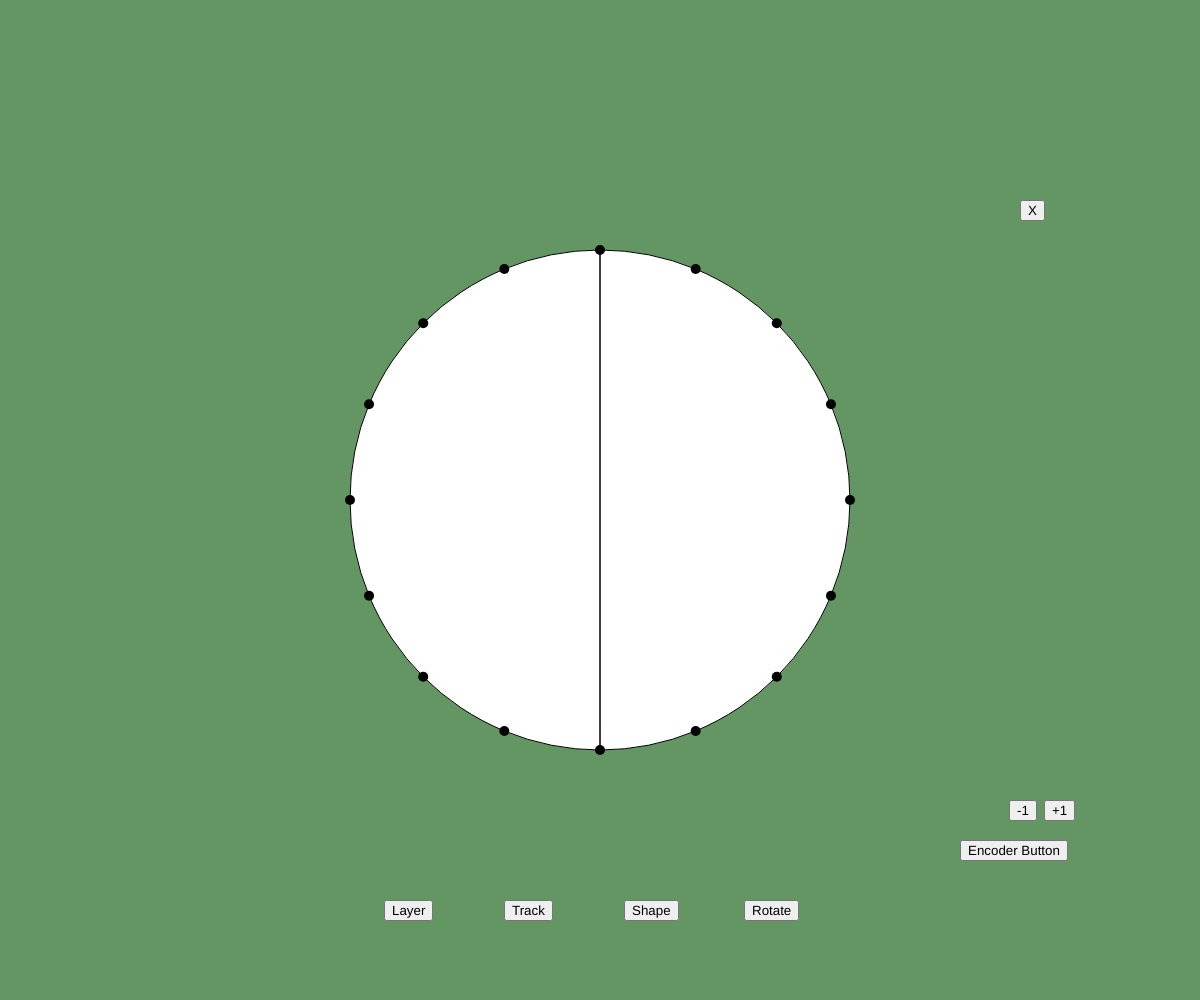
Frame 1 (no input)
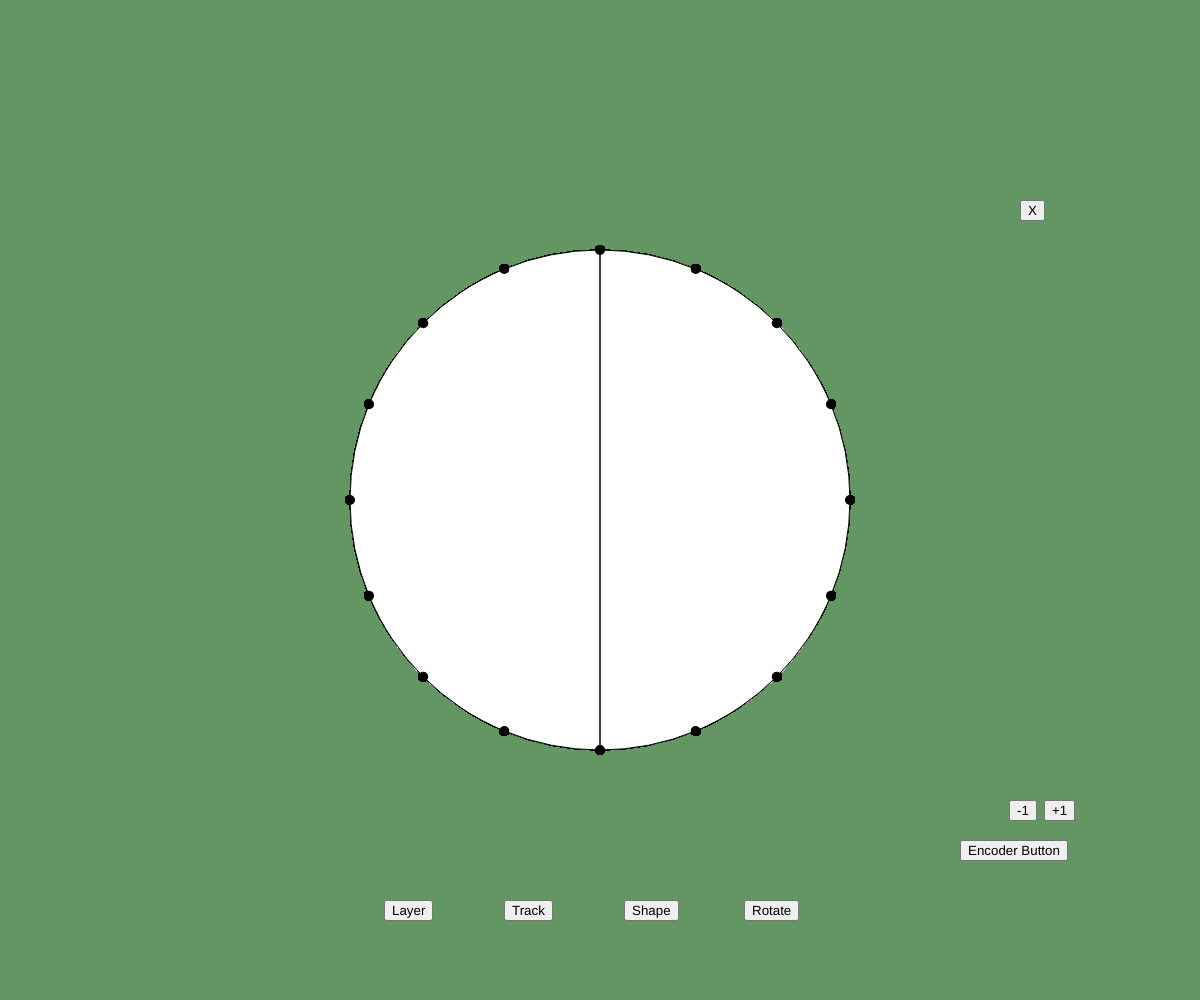
Frame 60 (no input)
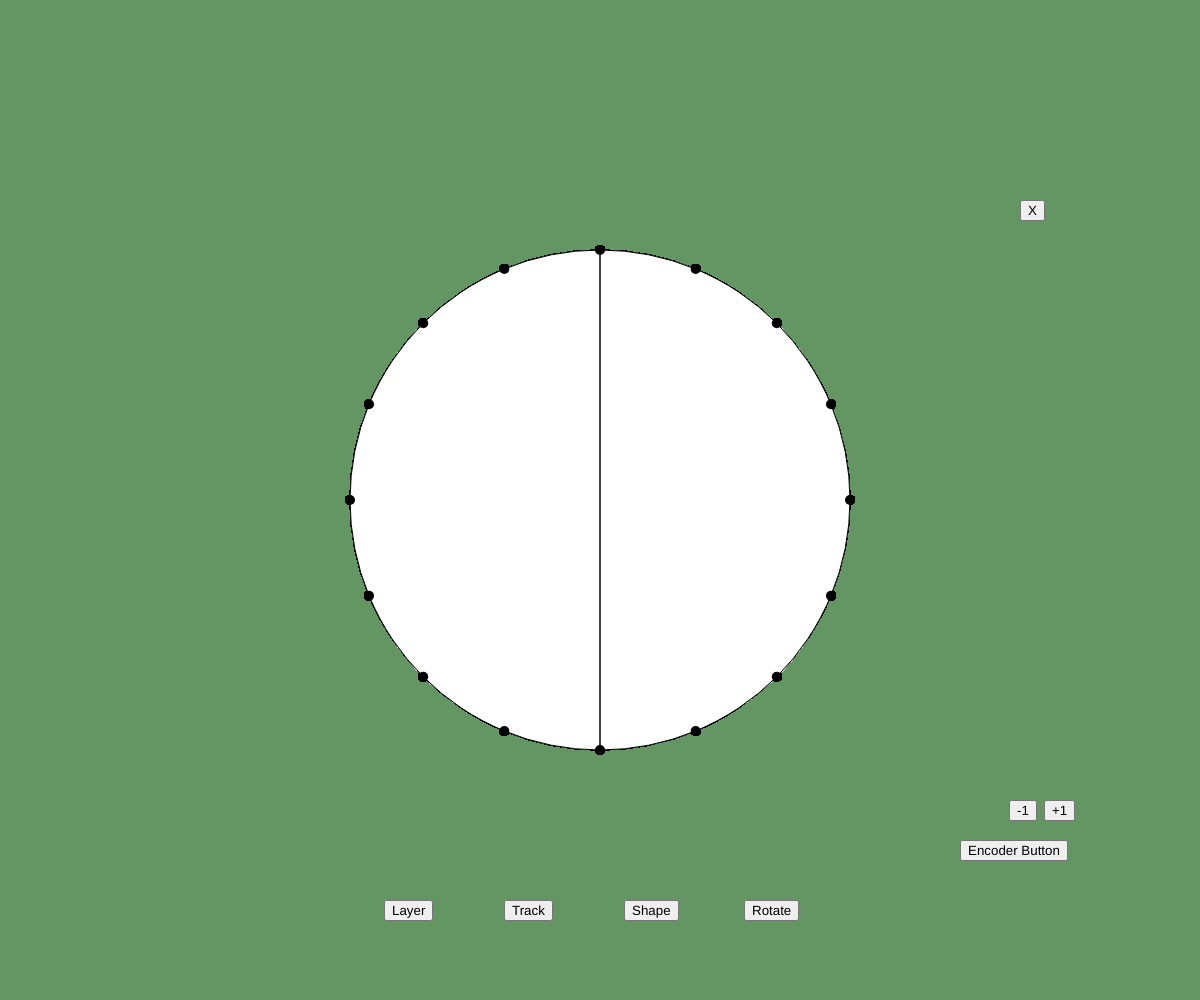
Frame 120 (the mouse pressed at the canvas centre since frame 60)

The p5.js sketch that drew these frames (run headless with seeded random() and noise() and a simulated clock; from frame 60 on, the mouse is pressed at the canvas centre):

// p5.js sketch
// ── sketch.js
var instrumentMode // if this variable is = 0 we are outside the mode selection, if = 1 we are in 'layer mode', if = 2 we are in 'track_selection mode', if = 3 we are in 'change_shape_mode', if = 4 we are in 'rotation mode', if = 5 we are in 'note mode', if = 6 we are in 'sample mode', if = 7 we are in custom shape mode;

let degree = 0

var myTimeout
var layerNumber = 1
var kindOfShape = 0
var selectedShape = 0
var selectedShape2 = 0
var maxNumShapes = 1
var maxNumShape2 = 1
var numCustShapes = 0
var canvas
var firstLayerLandW = 500
//var vertices = [];
//var vertices2 = [];
var buttonsx
var buttondx
var slider
var buttonNC
//var NewCircle;
var buttonShape
var buttonRotate
//var radiusx;
//var radiusy;
var nGrain = 16
//var nGrain2 = 16;
//var x = 400;
//var y = 400;
var currentGrain = 0
var currentGrain2 = 0

var rot1 = new Array(maxNumShapes)
var shp1 = new Array(maxNumShapes)

var rot2 = new Array(maxNumShape2)
var shp2 = new Array(maxNumShape2)


function initializeArrays() {
    for (i = 0; i < rot1.length; i++) {
        rot1[i] = 0
    }

    for (i = 0; i < rot2.length; i++) {
        rot2[i] = 0
    }

    for (i = 0; i < shp1.length; i++) {
        shp1[i] = i
    }

    for (i = 0; i < shp2.length; i++) {
        shp2[i] = i
    }
}

initializeArrays()


//SHAPES' DATABASE

//this is the array whose dimension is the maximum number of tracks we want to have --> maxNumberShapes <--, and for each track selects a specific shape. e.g. polygon_array_ALL[1][2] selects,given a number of grains nGrain, the third shape -a triangle- for the second track.


let polygon_array = new Array(nGrain - 1)
let polygon_array_c = new Array() // custom polygon array
let polygon_array2 = new Array(nGrain - 1)

//LOOP TO GENERATE DIFFERENT SHAPES
for (i = 2; i <= nGrain; i++) { //starts from 2 since we need a line as the simplest shape possible
    polygon_array[i - 2] = new Array(i)
    for (h = 0; h < polygon_array[i - 2].length; h++) {
        polygon_array[i - 2][h] = Math.round(nGrain * h / polygon_array[i - 2].length)
    }
}

for (i = 2; i <= nGrain; i++) { //starts from 2 since we need a line as the simplest shape possible
    polygon_array2[i - 2] = new Array(i)
    for (h = 0; h < polygon_array2[i - 2].length; h++) {
        polygon_array2[i - 2][h] = Math.round(nGrain * h / polygon_array2[i - 2].length)
    }
}


//UPDATE ARRAYS
function updateArrays() {
    // this is the rotation array, containing all the rotation indexes for just the FIRST layer. Its length is equal to the maximum number of shapes created in the related layer.
    rot1.push(0)

    if (layerNumber == 2) {
        rot2.push(0)
    }


    //kind of shape index array relative to the first layer. here are stored the kind of shape of tracks. i set up this number to be 1,2,3...maxNumofShapes just to make the user distinguish between and avoid graphic overlap.

    if (instrumentMode == 2) {
        shp1.push(maxNumShapes - 1)
    }

    if (instrumentMode == 2 && layerNumber == 2) {
        shp2.push(maxNumShape2 - 1)
    }

    selectedShape = maxNumShapes
    selectedShape2 = maxNumShape2

    /*if (instrumentMode == 7) {
    shp1.push(polygon_array.length)
    }*/

}

//SETUP
function setup() {
    canvas = createCanvas(windowWidth, windowHeight)
    background(100, 150, 100)


    //buttons
    buttondx = createButton("+1")
    buttondx.position(width * 0.87, height * 0.8)

    buttonsx = createButton("-1")
    buttonsx.position(width * 0.87 - 35, height * 0.8)

    buttonenc = createButton("Encoder Button")
    buttonenc.position(width * 0.8, height * 0.84)


    buttondx.mousePressed(encoderInc)
    buttonsx.mousePressed(encoderDec)
    buttonenc.mousePressed(encoderButt)

    buttoncust = createButton("X")
    buttoncust.position(width * 0.85, height * 0.2)
    buttoncust.mousePressed(deleteShape)


    //button new Circle
    buttonNC = createButton("Layer")
    buttonNC.position(width * 0.32, height * 0.9)
    noFill()
    buttonNC.mousePressed(createNewLayer)

    //button Track
    buttonShape = createButton("Track")
    buttonShape.position(width * 0.42, height * 0.9)
    buttonShape.mousePressed(selectShape)

    //buttonShape.mouseReleased(console.log("ciao"));

    //button Track
    buttonShape = createButton("Shape")
    buttonShape.position(width * 0.52, height * 0.9)
    buttonShape.mousePressed(changeShape)


    buttonRotate = createButton("Rotate")
    buttonRotate.position(width * 0.62, height * 0.9)
    buttonRotate.mousePressed(rotateShape)

//ADD DELETE SECOND LAYER SHAPE LATER
    function deleteShape() {
        if (instrumentMode == 7) {
            instrumentMode = 2
        }
        shp1.splice(selectedShape - 1, 1)
        rot1.splice(selectedShape - 1, 1)
        maxNumShapes--
        //start from skratch
        if (maxNumShapes == 0) {
            instrumentMode = 0
        }
        selectedShape = maxNumShapes
    }

    //slider
    /* slider = createSlider(500,1000,600);
     slider.position(width*0.8, height*0.85);
     slider.changed(updateSize);*/

}


//DRAW
function draw() {
    fill(255)
    ellipse(windowWidth / 2, windowHeight / 2, firstLayerLandW, firstLayerLandW)
    //if (layerNumber == 2) {
    //  stroke(195, 195, 195);
    //}
    //DRAW NODES
    var angle = (TWO_PI / 4) * 3
    var step = TWO_PI / nGrain
    push()
    for (let i = 0; i < nGrain; i++) {
        var grainX = windowWidth / 2 + (cos(angle) * (firstLayerLandW / 2))
        var grainY = windowHeight / 2 + (sin(angle) * (firstLayerLandW / 2))
        //var grains = createVector(grainX, grainY);
        //vertices.push(grains);
        strokeWeight(10)
        point(grainX, grainY)
        angle += step
    }
    pop()
    //END NODES

    //Custom Shape Mode
    if (instrumentMode == 7) {
        push()
        var selGrainX = windowWidth / 2 + (cos(angle + (step * currentGrain)) * (firstLayerLandW / 2))
        var selGrainY = windowHeight / 2 + (sin(angle + (step * currentGrain)) * (firstLayerLandW / 2))
        var grains = createVector(grainX, grainY)
        //vertices.push(grains);
        strokeWeight(10)
        stroke("red")
        point(selGrainX, selGrainY)
        pop()
    }


    //vert is defined as vert=createVector(n1,n2,...,nn) with nn --number/id of the grain

    //POLYGON_SPEC, defining
    push()

    function polygon_spec(windowWidth, windowHeight, radius, vert) {
        let angle = TWO_PI / nGrain

        //draws first layer shapes
        beginShape()
        for (let i = 0; i <= vert.length; i++) {
            corr_node = vert[i]
            count = 0
            for (let a = 0; a < TWO_PI; a += angle) {
                if (count == corr_node) {
                    let sx = windowWidth + cos(a - (TWO_PI / 4)) * radius
                    let sy = windowHeight + sin(a - (TWO_PI / 4)) * radius
                    vertex(sx, sy)
                }
                count++
            }
        }
        endShape(CLOSE)
    }

    pop()
    if (selectedShape > maxNumShapes) {
        selectedShape = 1
    }

    //it creates all the tracks

    for (i = 1; i <= maxNumShapes; i++) {
        push()
        translate(width * 0.5, height * 0.5)
        colorMode(RGB)
        fill(i * 50, i * 20, i * 10, 100)

        if (selectedShape == i) {
            strokeWeight(3)


        }
        rotate((TWO_PI) * rot1[i - 1] / nGrain)
        // TO BE FIXED! the circular array is useless, we can use polygon_array_ALL as a database of all the possible shapes. Then, with shp1, shp2, etc. we point the shape we need. For now i set it to polygon_array_ALL[0];


        polygon_spec(0, 0, (firstLayerLandW / 2), polygon_array[shp1[i - 1]])
        pop()
    }

    if (layerNumber == 2) {
        fill(250, 250, 250, 70)
        stroke(0)
        ellipse(windowWidth / 2, windowHeight / 2, 600, 600)


        //Grains for Layer 2
        push()
        var angle2 = (TWO_PI / 4) * 3
        var step2 = TWO_PI / nGrain

        for (let j = 0; j < nGrain; j++) {
            var grainX2 = windowWidth / 2 + (cos(angle2) * 300) //320 effects how much bigger the second circle is should be half the width and height of the elipse
            var grainY2 = windowHeight / 2 + (sin(angle2) * 300)
            var grains2 = createVector(grainX2, grainY2)
            //vertices.push(grains2);
            strokeWeight(10)
            point(grainX2, grainY2)
            angle2 += step2
        }
        pop()

        //POLYGON_SPEC2, defining SECOND LAYERRRRRR!
        push()

        function polygon_spec2(windowWidth, windowHeight, radius, vert) {
            let angle = TWO_PI / nGrain

            //draws first layer shapes
            beginShape()
            for (let i = 0; i <= vert.length; i++) {
                corr_node = vert[i]
                count = 0
                for (let a = 0; a < TWO_PI; a += angle) {
                    if (count == corr_node) {
                        let sx = windowWidth + cos(a - (TWO_PI / 4)) * radius
                        let sy = windowHeight + sin(a - (TWO_PI / 4)) * radius
                        vertex(sx, sy)
                    }
                    count++
                }
            }
            endShape(CLOSE)
        }

        pop()
        if (selectedShape2 > maxNumShape2) {
            selectedShape2 = 1
        }

        //it creates all the tracks

        for (i = 1; i <= maxNumShape2; i++) {
            push()
            translate(width * 0.5, height * 0.5)
            colorMode(RGB)
            fill(i * 50, i * 20, i * 10, 100)

            if (selectedShape2 == i) {
                strokeWeight(3)


            }
            rotate((TWO_PI) * rot2[i - 1] / nGrain)
            // TO BE FIXED! the circular array is useless, we can use polygon_array_ALL as a database of all the possible shapes. Then, with shp1, shp2, etc. we point the shape we need. For now i set it to polygon_array_ALL[0];


            polygon_spec2(0, 0, (firstLayerLandW / 2), polygon_array2[shp2[i - 1]])
            pop()

        }
    }
}

//END DRAW FUNCTION


//ENCODER INCREASE BUTTON FUNCTION
function encoderInc() {

    //INC LAYER SELECTION MODE
    if (instrumentMode == 1 && layerNumber == 1) {
        layerNumber = 2

    } else if (instrumentMode == 1 && layerNumber == 2) {
        layerNumber = 1
    }

    //INC TRACK SELECTION MODE
    if (instrumentMode == 2 && selectedShape != 0) {
        //change track
        selectedShape++
    }


    //INC CHANGE SHAPE MODE
    if (instrumentMode == 3 && shp1[selectedShape - 1] != polygon_array.length) {
        //polygon_array_ALL[selectedShape-1][kindOfShape]=polygon_array_ALL[selectedShape-1][kindOfShape++];
        shp1[selectedShape - 1] = shp1[selectedShape - 1] + 1

    }
    if (instrumentMode == 3 && shp1[selectedShape - 1] == polygon_array.length) {
        shp1[selectedShape - 1] = 0
    }

    //INC CUSTOM SHAPE MODE
    if (instrumentMode == 7) {
        if (currentGrain == nGrain - 1) {
            currentGrain = 0
        } else {
            currentGrain++
        }
    }

    //INC CHANGE ROTATION MODE
    if (instrumentMode == 4 && selectedShape != 0) {
        //rotate the selected shape
        rot1[selectedShape - 1] = rot1[selectedShape - 1] + 1
    }
}

//ENCODER DECREASE BUTTON FUNCTION
function encoderDec() {

    //LAYER SELECTION MODE
    if (instrumentMode == 1 && layerNumber == 1) {
        layerNumber = 2
    } else if (instrumentMode == 1 && layerNumber == 2) {
        layerNumber = 1

    }

    //TRACK SELECTION MODE
    if (instrumentMode == 2 && selectedShape != (0 || 1)) {
        selectedShape--
    } else if (instrumentMode == 2 && selectedShape == 1) {
        selectedShape = maxNumShapes
    }

    //then CHANGE SHAPE MODE
    if (instrumentMode == 3 && shp1[selectedShape - 1] != 0) {
        shp1[selectedShape - 1] = shp1[selectedShape - 1] - 1
    } else if (instrumentMode == 3 && shp1[selectedShape - 1] == 0) {
        shp1[selectedShape - 1] = polygon_array.length - 1
    }


    //CUSTOM SHAPE MODE
    if (instrumentMode == 7) {
        if (currentGrain == 0) {
            currentGrain = nGrain - 1
        } else {
            currentGrain--
        }

    }

    //the CHANGE ROTATION MODE
    if (instrumentMode == 4 && selectedShape != 0) {
        rot1[selectedShape - 1] = rot1[selectedShape - 1] - 1
    }
}

//ENCODER BUTTON FUNCTION
function encoderButt() {
    if (instrumentMode == 7) {
        if (polygon_array_c.includes(currentGrain)) {
            for (var i = 0; i < polygon_array_c.length; i++) {
                if (polygon_array_c[i] === currentGrain) {
                    polygon_array_c.splice(i, 1)
                }
            }
        } else {
            polygon_array_c.push(currentGrain)
        }
        polygon_array_c.sort(function(a, b) {
            return a - b
        })

    }
}

//SLIDER FUNCTION DISABLED
/*function updateSize(){
  NewCircle.radiusx==slider.value(); 
  NewCircle.radiusy==slider.value();
}*/

//CREATE NEW LAYER FUNCTION 
function createNewLayer() {
    instrumentMode = 1

    // myTimeout = setTimeout(function() {
    layerNumber++

    //, 2000);
}

//TRACK SELECTION/ADD TRACK FUNCTION
function selectShape() {
    instrumentMode = 2 // we are in track_mode!
    selectedShape = maxNumShapes
    //if you press for 2 seconds you create a new track
    if (instrumentMode != 0) {
        myTimeout = setTimeout(function() {
            maxNumShapes = maxNumShapes + 1
            updateArrays()
        }, 2000)
    }
}

///CHANGE SHAPE AND GO INTO CUSTOM SHAPE FUNCTION
function changeShape() {
    instrumentMode = 3 // we are in change_shape_mode!
    myTimeout = setTimeout(function() {
        instrumentMode = 7
        maxNumShapes++
        numCustShapes++
        selectedShape = maxNumShapes

        if (numCustShapes > 0) { //resets current grain to 0
            currentGrain = 0
        }
        polygon_array_c = new Array()
        //splice(maxNumShapes, 0, polygon_array_c);
        polygon_array.push(polygon_array_c)
        shp1.push(polygon_array.length - 1)
        updateArrays()
    }, 2000)
}

//ROTATE SHAPE FUNCTION
function rotateShape() {
    instrumentMode = 4 // we are in rotation_mode!
}


function mouseReleased() {
    clearTimeout(myTimeout)
}
